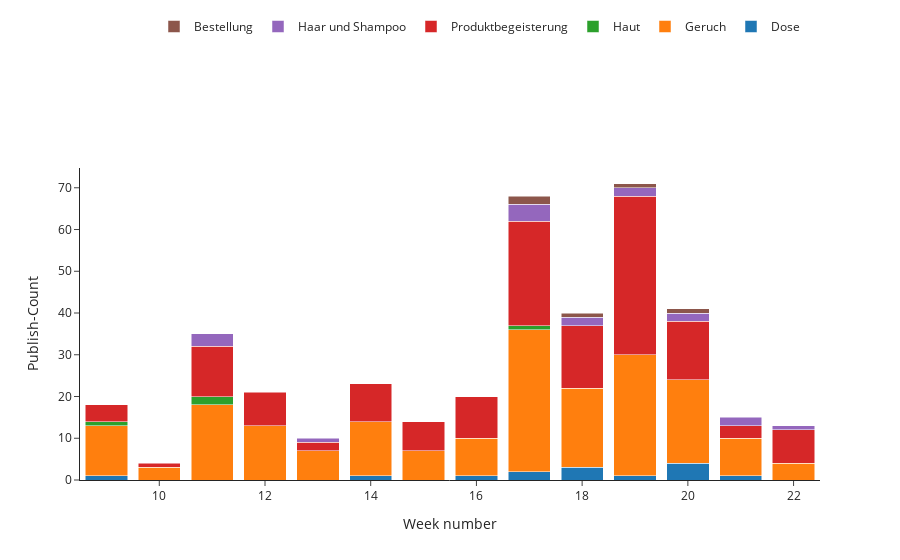

Source (notebook cell):
### Markdown cell above
### Ab Kalenderwoche 17 sind die Reviews deutlich angestiegen und das Thema mit der Dose und das Haarverhalten hat begonnen Aufmerksamkeit zu erregen.

### Code cell
timeline(t.df,y="review_id",date_col="createdat",colorby="topic",aggregate="nunique",timeinterval=None)

### Figure 1 — Plotly figure (JSON) as saved in the notebook; plotly's stock layout.template omitted (floating-point values rounded to 4 significant figures)
{"data": [{"name": "Dose", "type": "bar", "x": [9, 14, 16, 17, 18, 19, 20, 21], "y": [1, 1, 1, 2, 3, 1, 4, 1]}, {"name": "Geruch", "type": "bar", "x": [9, 10, 11, 12, 13, 14, 15, 16, 17, 18, 19, 20, 21, 22], "y": [12, 3, 18, 13, 7, 13, 7, 9, 34, 19, 29, 20, 9, 4]}, {"name": "Haut", "type": "bar", "x": [9, 11, 17], "y": [1, 2, 1]}, {"name": "Produktbegeisterung", "type": "bar", "x": [9, 10, 11, 12, 13, 14, 15, 16, 17, 18, 19, 20, 21, 22], "y": [4, 1, 12, 8, 2, 9, 7, 10, 25, 15, 38, 14, 3, 8]}, {"name": "Haar und Shampoo", "type": "bar", "x": [11, 13, 17, 18, 19, 20, 21, 22], "y": [3, 1, 4, 2, 2, 2, 2, 1]}, {"name": "Bestellung", "type": "bar", "x": [17, 18, 19, 20], "y": [2, 1, 1, 1]}], "layout": {"autosize": true, "barmode": "stack", "legend": {"orientation": "h", "x": 0.1, "y": 1.5}, "showlegend": true, "xaxis": {"title": {"text": "Week number"}}, "yaxis": {"title": {"text": "Publish-Count"}}}}
